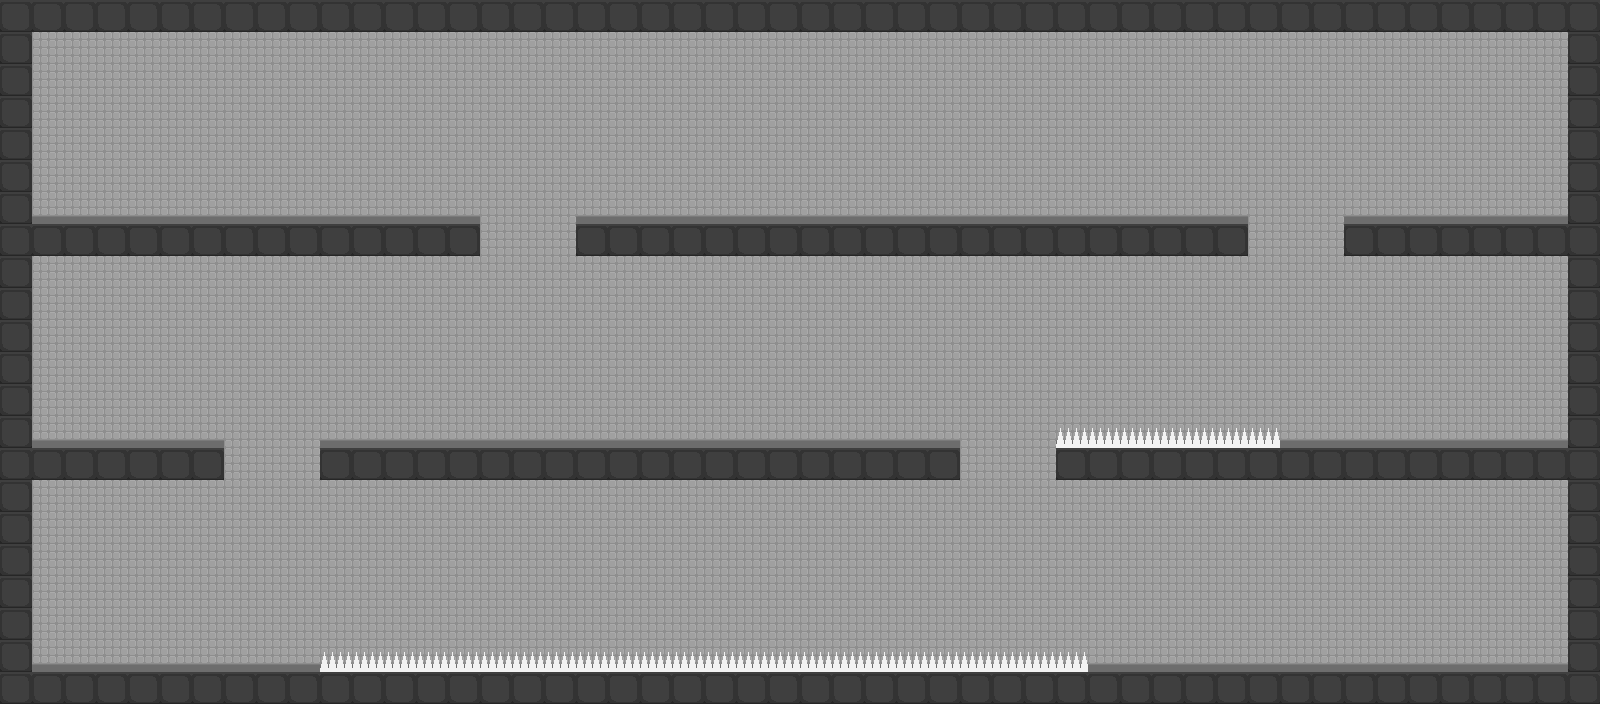

Rendered tile map (Tiled .tmx) drawn with the repository's tilesets; below, a short description and the full map source, tile grids included:
An orthogonal 50x22 tile map with 32x32 px tiles, 2 tile layers (Background, Foreground) and 29 objects (9x light, 2x goon, 2x spikes, exitpoint, turret).

<map version="1.0" orientation="orthogonal" renderorder="right-down" width="50" height="22" tilewidth="32" tileheight="32" nextobjectid="52">
 <tileset firstgid="1" name="tiles" tilewidth="32" tileheight="32" tilecount="5" columns="0">
  <tile id="0">
   <image width="32" height="32" source="../tiles/tileWall.png" />
  </tile>
  <tile id="1">
   <image width="32" height="32" source="../tiles/tileBG.png" />
  </tile>
  <tile id="3">
   <image width="32" height="32" source="../tiles/tileSpikes.png" />
  </tile>
  <tile id="4">
   <image width="32" height="32" source="../tiles/tileBGbot.png" />
  </tile>
  <tile id="8">
   <image width="32" height="32" source="../tiles/tileBGwall.png" />
  </tile>
 </tileset>
 <layer name="Background" width="50" height="22">
  <data encoding="csv">
0,0,0,0,0,0,0,0,0,0,0,0,0,0,0,2,2,0,0,0,0,0,0,0,0,0,0,0,0,0,0,0,0,0,0,0,0,0,0,0,0,0,0,0,0,0,0,0,0,0,
0,2,2,2,2,2,2,2,2,2,2,2,2,2,2,2,2,2,2,2,2,2,2,2,2,2,2,2,2,2,2,2,2,2,2,2,2,2,2,2,2,2,2,2,2,2,2,2,2,0,
0,2,2,2,2,2,2,2,2,2,2,2,2,2,2,2,2,2,2,2,2,2,2,2,2,2,2,2,2,2,2,2,2,2,2,2,2,2,2,2,2,2,2,2,2,2,2,2,2,0,
2,2,2,2,2,2,2,2,2,2,2,2,2,2,2,2,2,2,2,2,2,2,2,2,2,2,2,2,2,2,2,2,2,2,2,2,2,2,2,2,2,2,2,2,2,2,2,2,2,0,
2,2,2,2,2,2,2,2,2,2,2,2,2,2,2,2,2,2,2,2,2,2,2,2,2,2,2,2,2,2,2,2,2,2,2,2,2,2,2,2,2,2,2,2,2,2,2,2,2,0,
2,2,2,2,2,2,2,2,2,2,2,2,2,2,2,2,2,2,2,2,2,2,2,2,2,2,2,2,2,2,2,2,2,2,2,2,2,2,2,2,2,2,2,2,2,2,2,2,2,0,
2,5,5,5,5,5,5,5,5,5,5,5,5,5,5,2,2,2,5,5,5,5,5,5,5,5,5,5,5,5,5,5,5,5,5,5,5,5,5,2,2,2,5,5,5,5,5,5,5,0,
2,2,2,2,2,2,2,2,2,2,2,2,2,2,2,2,2,2,2,2,2,2,2,2,2,2,2,2,2,2,2,2,2,2,2,2,2,2,2,2,2,2,2,2,2,2,2,2,2,0,
2,2,2,2,2,2,2,2,2,2,2,2,2,2,2,2,2,2,2,2,2,2,2,2,2,2,2,2,2,2,2,2,2,2,2,2,2,2,2,2,2,2,2,2,2,2,2,2,2,2,
2,2,2,2,2,2,2,2,2,2,2,2,2,2,2,2,2,2,2,2,2,2,2,2,2,2,2,2,2,2,2,2,2,2,2,2,2,2,2,2,2,2,2,2,2,2,2,2,2,2,
2,2,2,2,2,2,2,2,2,2,2,2,2,2,2,2,2,2,2,2,2,2,2,2,2,2,2,2,2,2,2,2,2,2,2,2,2,2,2,2,2,2,2,2,2,2,2,2,2,2,
2,2,2,2,2,2,2,2,2,2,2,2,2,2,2,2,2,2,2,2,2,2,2,2,2,2,2,2,2,2,2,2,2,2,2,2,2,2,2,2,2,2,2,2,2,2,2,2,2,0,
2,2,2,2,2,2,2,2,2,2,2,2,2,2,2,2,2,2,2,2,2,2,2,2,2,2,2,2,2,2,2,2,2,2,2,2,2,2,2,2,2,2,2,2,2,2,2,2,2,0,
2,5,5,5,5,5,5,2,2,2,5,5,5,5,5,5,5,5,5,5,5,5,5,5,5,5,5,5,5,5,2,2,2,5,5,5,5,5,5,5,5,5,5,5,5,5,5,5,5,0,
2,2,2,2,2,2,2,2,2,2,2,2,2,2,2,2,2,2,2,2,2,2,2,2,2,2,2,2,2,2,2,2,2,2,2,2,5,5,5,5,2,2,2,2,2,2,2,2,2,0,
2,2,2,2,2,2,2,2,2,2,2,2,2,2,2,2,2,2,2,2,2,2,2,2,2,2,2,2,2,2,2,2,2,2,2,2,2,2,2,2,2,2,2,2,2,2,2,2,2,0,
2,2,2,2,2,2,2,2,2,2,2,2,2,2,2,2,2,2,2,2,2,2,2,2,2,2,2,2,2,2,2,2,2,2,2,2,2,2,2,2,2,2,2,2,2,2,2,2,2,0,
2,2,2,2,2,2,2,2,2,2,2,2,2,2,2,2,2,2,2,2,2,2,2,2,2,2,2,2,2,2,2,2,2,2,2,2,2,2,2,2,2,2,2,2,2,2,2,2,2,0,
2,2,2,2,2,2,2,2,2,2,2,2,2,2,2,2,2,2,2,2,2,2,2,2,2,2,2,2,2,2,2,2,2,2,2,2,2,2,2,2,2,2,2,2,2,2,2,2,2,0,
0,2,2,2,2,2,2,2,2,2,2,2,2,2,2,2,2,2,2,2,2,2,2,2,2,2,2,2,2,2,2,2,2,2,2,2,2,2,2,2,2,2,2,2,2,2,2,2,2,0,
0,5,5,5,5,5,5,5,5,5,5,5,5,5,5,5,5,5,5,5,5,5,5,5,5,5,5,5,5,5,5,5,5,5,5,5,5,5,5,5,5,5,5,5,5,5,5,5,5,5,
0,0,0,0,0,0,0,0,0,0,0,0,0,0,0,0,0,0,0,0,0,0,0,0,0,0,0,0,0,0,0,0,0,0,0,0,0,0,0,0,0,0,0,0,0,0,0,0,0,0
</data>
 </layer>
 <layer name="Foreground" width="50" height="22">
  <data encoding="csv">
1,1,1,1,1,1,1,1,1,1,1,1,1,1,1,1,1,1,1,1,1,1,1,1,1,1,1,1,1,1,1,1,1,1,1,1,1,1,1,1,1,1,1,1,1,1,1,1,1,1,
1,0,0,0,0,0,0,0,0,0,0,0,0,0,0,0,0,0,0,0,0,0,0,0,0,0,0,0,0,0,0,0,0,0,0,0,0,0,0,0,0,0,0,0,0,0,0,0,0,1,
1,0,0,0,0,0,0,0,0,0,0,0,0,0,0,0,0,0,0,0,0,0,0,0,0,0,0,0,0,0,0,0,0,0,0,0,0,0,0,0,0,0,0,0,0,0,0,0,0,1,
1,0,0,0,0,0,0,0,0,0,0,0,0,0,0,0,0,0,0,0,0,0,0,0,0,0,0,0,0,0,0,0,0,0,0,0,0,0,0,0,0,0,0,0,0,0,0,0,0,1,
1,0,0,0,0,0,0,0,0,0,0,0,0,0,0,0,0,0,0,0,0,0,0,0,0,0,0,0,0,0,0,0,0,0,0,0,0,0,0,0,0,0,0,0,0,0,0,0,0,1,
1,0,0,0,0,0,0,0,0,0,0,0,0,0,0,0,0,0,0,0,0,0,0,0,0,0,0,0,0,0,0,0,0,0,0,0,0,0,0,0,0,0,0,0,0,0,0,0,0,1,
1,0,0,0,0,0,0,0,0,0,0,0,0,0,0,0,0,0,0,0,0,0,0,0,0,0,0,0,0,0,0,0,0,0,0,0,0,0,0,0,0,0,0,0,0,0,0,0,0,1,
1,1,1,1,1,1,1,1,1,1,1,1,1,1,1,0,0,0,1,1,1,1,1,1,1,1,1,1,1,1,1,1,1,1,1,1,1,1,1,0,0,0,1,1,1,1,1,1,1,1,
1,0,0,0,0,0,0,0,0,0,0,0,0,0,0,0,0,0,0,0,0,0,0,0,0,0,0,0,0,0,0,0,0,0,0,0,0,0,0,0,0,0,0,0,0,0,0,0,0,1,
1,0,0,0,0,0,0,0,0,0,0,0,0,0,0,0,0,0,0,0,0,0,0,0,0,0,0,0,0,0,0,0,0,0,0,0,0,0,0,0,0,0,0,0,0,0,0,0,0,1,
1,0,0,0,0,0,0,0,0,0,0,0,0,0,0,0,0,0,0,0,0,0,0,0,0,0,0,0,0,0,0,0,0,0,0,0,0,0,0,0,0,0,0,0,0,0,0,0,0,1,
1,0,0,0,0,0,0,0,0,0,0,0,0,0,0,0,0,0,0,0,0,0,0,0,0,0,0,0,0,0,0,0,0,0,0,0,0,0,0,0,0,0,0,0,0,0,0,0,0,1,
1,0,0,0,0,0,0,0,0,0,0,0,0,0,0,0,0,0,0,0,0,0,0,0,0,0,0,0,0,0,0,0,0,0,0,0,0,0,0,0,0,0,0,0,0,0,0,0,0,1,
1,0,0,0,0,0,0,0,0,0,0,0,0,0,0,0,0,0,0,0,0,0,0,0,0,0,0,0,0,0,0,0,0,4,4,4,4,4,4,4,0,0,0,0,0,0,0,0,0,1,
1,1,1,1,1,1,1,0,0,0,1,1,1,1,1,1,1,1,1,1,1,1,1,1,1,1,1,1,1,1,0,0,0,1,1,1,1,1,1,1,1,1,1,1,1,1,1,1,1,1,
1,0,0,0,0,0,0,0,0,0,0,0,0,0,0,0,0,0,0,0,0,0,0,0,0,0,0,0,0,0,0,0,0,0,0,0,0,0,0,0,0,0,0,0,0,0,0,0,0,1,
1,0,0,0,0,0,0,0,0,0,0,0,0,0,0,0,0,0,0,0,0,0,0,0,0,0,0,0,0,0,0,0,0,0,0,0,0,0,0,0,0,0,0,0,0,0,0,0,0,1,
1,0,0,0,0,0,0,0,0,0,0,0,0,0,0,0,0,0,0,0,0,0,0,0,0,0,0,0,0,0,0,0,0,0,0,0,0,0,0,0,0,0,0,0,0,0,0,0,0,1,
1,0,0,0,0,0,0,0,0,0,0,0,0,0,0,0,0,0,0,0,0,0,0,0,0,0,0,0,0,0,0,0,0,0,0,0,0,0,0,0,0,0,0,0,0,0,0,0,0,1,
1,0,0,0,0,0,0,0,0,0,0,0,0,0,0,0,0,0,0,0,0,0,0,0,0,0,0,0,0,0,0,0,0,0,0,0,0,0,0,0,0,0,0,0,0,0,0,0,0,1,
1,0,0,0,0,0,0,0,0,0,4,4,4,4,4,4,4,4,4,4,4,4,4,4,4,4,4,4,4,4,4,4,4,4,0,0,0,0,0,0,0,0,0,0,0,0,0,0,0,1,
1,1,1,1,1,1,1,1,1,1,1,1,1,1,1,1,1,1,1,1,1,1,1,1,1,1,1,1,1,1,1,1,1,1,1,1,1,1,1,1,1,1,1,1,1,1,1,1,1,1
</data>
 </layer>
 <objectgroup name="collision" visible="0">
  <object id="1" x="0" y="0" width="1600" height="32" />
  <object id="7" x="0" y="224" width="480" height="32" />
  <object id="8" x="0" y="32" width="32" height="192" />
  <object id="9" x="576" y="224" width="672" height="32" />
  <object id="11" x="1344" y="224" width="256" height="32" />
  <object id="12" x="1568" y="32" width="32" height="192" />
  <object id="13" x="0" y="256" width="32" height="192" />
  <object id="14" x="0" y="448" width="224" height="32" />
  <object id="15" x="320" y="448" width="640" height="32" />
  <object id="16" x="1056" y="448" width="544" height="32" />
  <object id="17" x="1568" y="256" width="32" height="192" />
  <object id="18" x="0" y="480" width="32" height="192" />
  <object id="19" x="0" y="672" width="1600" height="32" />
  <object id="20" x="1568" y="480" width="32" height="192" />
 </objectgroup>
 <objectgroup name="objects">
  <object id="24" name="exitpoint" x="1472" y="352" width="64" height="96" />
  <object id="32" name="goon" x="592" y="368">
   <ellipse />
  </object>
  <object id="34" name="spikes" x="320" y="656" width="768" height="16" />
  <object id="36" name="goon" x="320" y="160">
   <ellipse />
  </object>
  <object id="37" name="spikes" x="1064" y="432" width="216" height="18.6667" />
  <object id="40" name="turret" x="1104" y="144">
   <properties>
    <property name="fixed" type="bool" value="true" />
    <property name="fixedAngle" type="float" value="180" />
    <property name="range" type="float" value="800" />
    <property name="rotationSpeed" type="float" value="1.5" />
    <property name="waitTime" type="float" value="1" />
   </properties>
   <polygon points="16,16 -16,80 48,80" />
  </object>
 </objectgroup>
 <objectgroup name="lights">
  <object id="41" name="light" x="144" y="264">
   <ellipse />
  </object>
  <object id="42" name="light" x="1456" y="40">
   <ellipse />
  </object>
  <object id="43" name="light" x="816" y="40">
   <ellipse />
  </object>
  <object id="44" name="light" x="144" y="488">
   <ellipse />
  </object>
  <object id="45" name="light" x="816" y="264">
   <ellipse />
  </object>
  <object id="46" name="light" x="816" y="488">
   <ellipse />
  </object>
  <object id="47" name="light" x="144" y="40">
   <ellipse />
  </object>
  <object id="48" name="light" x="1456" y="488">
   <ellipse />
  </object>
  <object id="49" name="light" x="1456" y="264">
   <ellipse />
  </object>
 </objectgroup>
</map>
